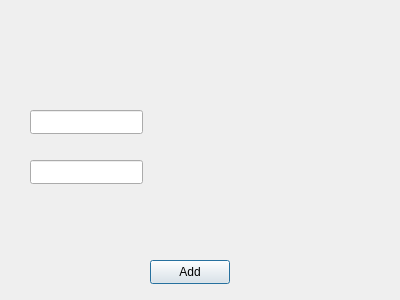
<?xml version="1.0" encoding="UTF-8"?>
<ui version="4.0">
 <class>Add_info</class>
 <widget class="QDialog" name="Add_info">
  <property name="geometry">
   <rect>
    <x>0</x>
    <y>0</y>
    <width>400</width>
    <height>300</height>
   </rect>
  </property>
  <property name="windowTitle">
   <string>Dialog</string>
  </property>
  <widget class="QLineEdit" name="TransportName">
   <property name="geometry">
    <rect>
     <x>30</x>
     <y>110</y>
     <width>113</width>
     <height>24</height>
    </rect>
   </property>
  </widget>
  <widget class="QLineEdit" name="Period">
   <property name="geometry">
    <rect>
     <x>30</x>
     <y>160</y>
     <width>113</width>
     <height>24</height>
    </rect>
   </property>
  </widget>
  <widget class="QPushButton" name="pushButton">
   <property name="geometry">
    <rect>
     <x>150</x>
     <y>260</y>
     <width>80</width>
     <height>24</height>
    </rect>
   </property>
   <property name="text">
    <string>Add</string>
   </property>
  </widget>
  <widget class="QLabel" name="label">
   <property name="geometry">
    <rect>
     <x>220</x>
     <y>170</y>
     <width>49</width>
     <height>16</height>
    </rect>
   </property>
   <property name="text">
    <string/>
   </property>
  </widget>
 </widget>
 <resources/>
 <connections/>
</ui>
